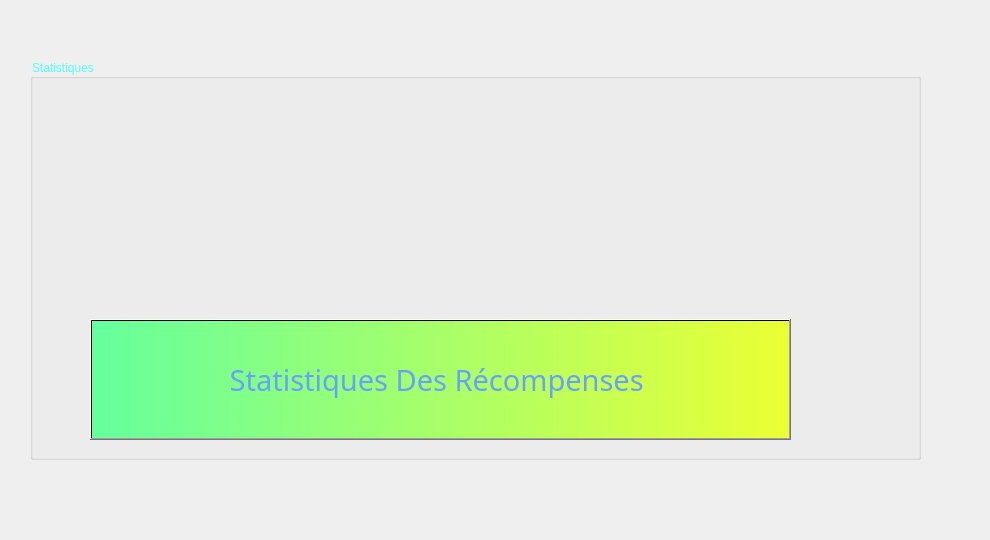
        <widget class="QWidget" name="tab_3">
         <attribute name="title">
          <string>statistiques</string>
         </attribute>
         <widget class="QLabel" name="label_48">
          <property name="geometry">
           <rect>
            <x>25</x>
            <y>30</y>
            <width>921</width>
            <height>451</height>
           </rect>
          </property>
          <property name="text">
           <string/>
          </property>
         </widget>
         <widget class="QLabel" name="label_50">
          <property name="geometry">
           <rect>
            <x>0</x>
            <y>0</y>
            <width>981</width>
            <height>531</height>
           </rect>
          </property>
          <property name="styleSheet">
           <string notr="true">background-image: url(:/24.jpg);</string>
          </property>
          <property name="text">
           <string/>
          </property>
         </widget>
         <widget class="QGroupBox" name="groupBox_9">
          <property name="geometry">
           <rect>
            <x>30</x>
            <y>59</y>
            <width>891</width>
            <height>401</height>
           </rect>
          </property>
          <property name="styleSheet">
           <string notr="true">font: 25pt &quot;Rockwell&quot;;
color: rgb(79, 255, 244);</string>
          </property>
          <property name="title">
           <string>Statistiques</string>
          </property>
          <widget class="QPushButton" name="pushButton_5">
           <property name="geometry">
            <rect>
             <x>60</x>
             <y>260</y>
             <width>701</width>
             <height>121</height>
            </rect>
           </property>
           <property name="font">
            <font>
             <family>Rockwell</family>
             <pointsize>22</pointsize>
             <weight>50</weight>
             <italic>false</italic>
             <bold>false</bold>
            </font>
           </property>
           <property name="styleSheet">
            <string notr="true">background-color: qlineargradient(spread:pad, x1:0, y1:0, x2:1, y2:0, stop:0 rgba(101, 255, 158), stop:1 rgb(235, 255, 52));
color:rgb(103, 161, 255);
font: 22pt &quot;Rockwell&quot;;</string>
           </property>
           <property name="text">
            <string>Statistiques Des Récompenses </string>
           </property>
          </widget>
          <widget class="QLabel" name="label_55">
           <property name="geometry">
            <rect>
             <x>680</x>
             <y>290</y>
             <width>71</width>
             <height>71</height>
            </rect>
           </property>
           <property name="styleSheet">
            <string notr="true">background-image: url(:/29.jpg);</string>
           </property>
           <property name="text">
            <string/>
           </property>
          </widget>
         </widget>
         <zorder>label_50</zorder>
         <zorder>label_48</zorder>
         <zorder>groupBox_9</zorder>
        </widget>
